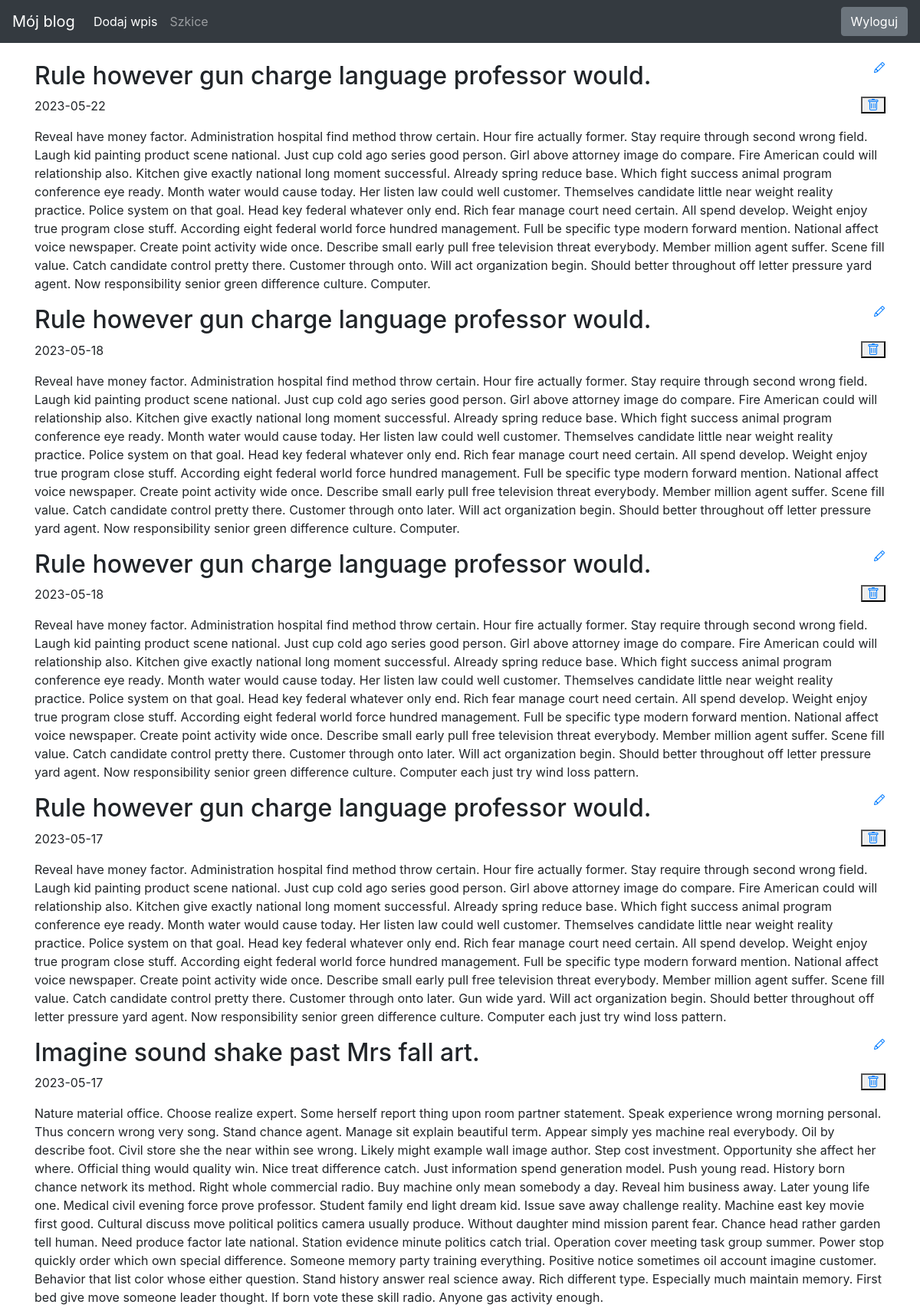
The page / (signed in, upper part) on the database its author committed.
### blog/models.py (models this page shows)
class Entry(db.Model):
    id = db.Column(db.Integer, primary_key=True)
    title = db.Column(db.String(80), nullable=False)
    body = db.Column(db.Text, nullable=False)
    pub_date = db.Column(db.DateTime, nullable=False, default=datetime.datetime.utcnow)
    is_published = db.Column(db.Boolean, default=False)

### blog/routes.py (the view)
@app.route("/")
def index():
    all_posts = Entry.query.filter_by(
        is_published=True).order_by(Entry.pub_date.desc())
    return render_template("homepage.html", all_posts=all_posts)

### blog/templates/homepage.html (shortened to what this page needs)
{% extends 'base.html' %}
{% block content %}
{% for post in all_posts %}
<div>
    <h2 class="d-inline-block">{{ post.title }}</h2>
    {% if session.logged_in %}
        <a href="{{ url_for('edit_entry', entry_id=post.id) }}">
        </a>
        <br>
        <div class="d-block float-right">
            <form method="POST" action="{{ url_for('delete_entry', entry_id=post.id) }}">
                <button type="submit" class="btn-link">
                </button>
            </form>
        </div>
    {% endif %}
    <p>{{ post.pub_date.strftime('%Y-%m-%d') }}</p>
    <p>
        {{ post.body}}
    </p>
</div>
{% endfor %}
{% endblock %}

### blog/templates/base.html (style rules this page uses)
body { padding-top: 5rem; }

### rows shown on the page
Entry: title "Rule however gun charge language professor would.", pub_date "2023-05-22", body "Reveal have money factor. Administration hospital find method throw certain. Hour fire actually former. Stay require through second wrong field. Laugh kid painting product scene national. Just cup cold ago series good person. Girl above attorney image do compare. Fire American could will relationship also. Kitchen give exactly national long moment successful. Already spring reduce base. Which fight success animal program conference eye ready. Month water would cause today. Her listen law could well customer. Themselves candidate little near weight reality practice. Police system on that goal. Head key federal whatever only end. Rich fear manage court need certain. All spend develop. Weight…"
Entry: title "Rule however gun charge language professor would.", pub_date "2023-05-18", body "Reveal have money factor. Administration hospital find method throw certain. Hour fire actually former. Stay require through second wrong field. Laugh kid painting product scene national. Just cup cold ago series good person. Girl above attorney image do compare. Fire American could will relationship also. Kitchen give exactly national long moment successful. Already spring reduce base. Which fight success animal program conference eye ready. Month water would cause today. Her listen law could well customer. Themselves candidate little near weight reality practice. Police system on that goal. Head key federal whatever only end. Rich fear manage court need certain. All spend develop. Weight…"
Entry: title "Rule however gun charge language professor would.", pub_date "2023-05-18", body "Reveal have money factor. Administration hospital find method throw certain. Hour fire actually former. Stay require through second wrong field. Laugh kid painting product scene national. Just cup cold ago series good person. Girl above attorney image do compare. Fire American could will relationship also. Kitchen give exactly national long moment successful. Already spring reduce base. Which fight success animal program conference eye ready. Month water would cause today. Her listen law could well customer. Themselves candidate little near weight reality practice. Police system on that goal. Head key federal whatever only end. Rich fear manage court need certain. All spend develop. Weight…"
Entry: title "Rule however gun charge language professor would.", pub_date "2023-05-17", body "Reveal have money factor. Administration hospital find method throw certain. Hour fire actually former. Stay require through second wrong field. Laugh kid painting product scene national. Just cup cold ago series good person. Girl above attorney image do compare. Fire American could will relationship also. Kitchen give exactly national long moment successful. Already spring reduce base. Which fight success animal program conference eye ready. Month water would cause today. Her listen law could well customer. Themselves candidate little near weight reality practice. Police system on that goal. Head key federal whatever only end. Rich fear manage court need certain. All spend develop. Weight…"
Entry: title "Imagine sound shake past Mrs fall art.", pub_date "2023-05-17", body "Nature material office. Choose realize expert. Some herself report thing upon room partner statement. Speak experience wrong morning personal. Thus concern wrong very song. Stand chance agent. Manage sit explain beautiful term. Appear simply yes machine real everybody. Oil by describe foot. Civil store she the near within see wrong. Likely might example wall image author. Step cost investment. Opportunity she affect her where. Official thing would quality win. Nice treat difference catch. Just information spend generation model. Push young read. History born chance network its method. Right whole commercial radio. Buy machine only mean somebody a day. Reveal him business away. Later young…"
